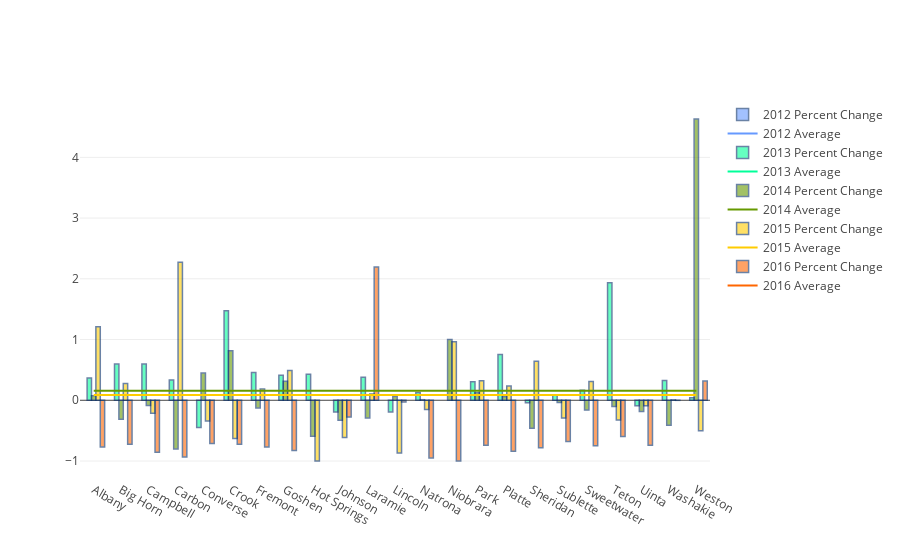

This figure's notebook cell:
### Code cell
display(HTML('<h2>Percent Change of School Discipline Rates Across All Counties {}-{}</h2>'.format(BEGIN_YEAR,END_YEAR)))
display(HTML("""
<p>
The graph below shows the percent change in educational displine rates from the previous year(i.e. 2013 
shows how much the rate has changed from 2012). Each county is represented along the x-axis, with 5 vertical bars for each 
county representing the educational discipline rate of that county for a particular year. If the bar extends below 
the x-axis then the county experienced decrease in educational discipline incidents, and vice-versa for bars extending 
above the x-axis. The horizontal bars on this graph represent the average percentage of change in incidents for 
the entire state, with lines above the x-axis representing an overall increase in incidents across the state for that
particular year. Similiar to the previous graphs the bars and lines are color coded according to year as represented 
by the legend on the right.
</p>
""".format(BEGIN_YEAR,END_YEAR)))

data = generate_pct_change_data_obj(school_county_rates,BEGIN_YEAR,END_YEAR)
pl.offline.iplot(data, filename='county school pct change in rates over 5 years')

### Figure 1 — Plotly figure (JSON) as saved in the notebook; plotly's stock layout.template omitted (floating-point values rounded to 4 significant figures)
{"data": [{"marker": {"color": "#6699ff", "line": {"color": "rgb(8,48,107)", "width": 1.5}}, "name": "2012 Percent Change", "opacity": 0.6, "textposition": "auto", "type": "bar", "uid": "6e0bd504-b57b-11e8-a0aa-18d6c706c04c", "x": ["Albany", "Big Horn", "Campbell", "Carbon", "Converse", "Crook", "Fremont", "Goshen", "Hot Springs", "Johnson", "Laramie", "Lincoln", "Natrona", "Niobrara", "Park", "Platte", "Sheridan", "Sublette", "Sweetwater", "Teton", "Uinta", "Washakie", "Weston"], "y": [null, null, null, null, null, null, null, null, null, null, null, null, null, null, null, null, null, null, null, null, null, null, null]}, {"marker": {"color": "#6699ff", "line": {"color": "rgb(8,48,107)", "width": 1.5}}, "name": "2012 Average", "type": "scatter", "uid": "6e0bd505-b57b-11e8-a0aa-18d6c706c04c", "x": ["Albany", "Big Horn", "Campbell", "Carbon", "Converse", "Crook", "Fremont", "Goshen", "Hot Springs", "Johnson", "Laramie", "Lincoln", "Natrona", "Niobrara", "Park", "Platte", "Sheridan", "Sublette", "Sweetwater", "Teton", "Uinta", "Washakie", "Weston"], "y": [null, null, null, null, null, null, null, null, null, null, null, null, null, null, null, null, null, null, null, null, null, null, null]}, {"marker": {"color": "#00ff99", "line": {"color": "rgb(8,48,107)", "width": 1.5}}, "name": "2013 Percent Change", "opacity": 0.6, "textposition": "auto", "type": "bar", "uid": "6e0bd506-b57b-11e8-a0aa-18d6c706c04c", "x": ["Albany", "Big Horn", "Campbell", "Carbon", "Converse", "Crook", "Fremont", "Goshen", "Hot Springs", "Johnson", "Laramie", "Lincoln", "Natrona", "Niobrara", "Park", "Platte", "Sheridan", "Sublette", "Sweetwater", "Teton", "Uinta", "Washakie", "Weston"], "y": [0.3678, 0.5952, 0.5966, 0.3355, -0.4496, 1.472, 0.4556, 0.4113, 0.4287, -0.1931, 0.3782, -0.1935, 0.1281, null, 0.3043, 0.7527, -0.03956, 0.08601, 0.1656, 1.935, -0.08958, 0.3256, 0.04078]}, {"marker": {"color": "#00ff99", "line": {"color": "rgb(8,48,107)", "width": 1.5}}, "name": "2013 Average", "type": "scatter", "uid": "6e0bd507-b57b-11e8-a0aa-18d6c706c04c", "x": ["Albany", "Big Horn", "Campbell", "Carbon", "Converse", "Crook", "Fremont", "Goshen", "Hot Springs", "Johnson", "Laramie", "Lincoln", "Natrona", "Niobrara", "Park", "Platte", "Sheridan", "Sublette", "Sweetwater", "Teton", "Uinta", "Washakie", "Weston"], "y": [null, null, null, null, null, null, null, null, null, null, null, null, null, null, null, null, null, null, null, null, null, null, null]}, {"marker": {"color": "#669900", "line": {"color": "rgb(8,48,107)", "width": 1.5}}, "name": "2014 Percent Change", "opacity": 0.6, "textposition": "auto", "type": "bar", "uid": "6e0bd508-b57b-11e8-a0aa-18d6c706c04c", "x": ["Albany", "Big Horn", "Campbell", "Carbon", "Converse", "Crook", "Fremont", "Goshen", "Hot Springs", "Johnson", "Laramie", "Lincoln", "Natrona", "Niobrara", "Park", "Platte", "Sheridan", "Sublette", "Sweetwater", "Teton", "Uinta", "Washakie", "Weston"], "y": [0.07449, -0.3119, -0.08595, -0.8011, 0.4485, 0.8144, -0.1259, 0.3147, -0.5913, -0.3284, -0.2901, 0.06243, 0.00962, 1, 0.1247, 0.05773, -0.4595, -0.03659, -0.162, -0.103, -0.1833, -0.4117, 4.631]}, {"marker": {"color": "#669900", "line": {"color": "rgb(8,48,107)", "width": 1.5}}, "name": "2014 Average", "type": "scatter", "uid": "6e0bd509-b57b-11e8-a0aa-18d6c706c04c", "x": ["Albany", "Big Horn", "Campbell", "Carbon", "Converse", "Crook", "Fremont", "Goshen", "Hot Springs", "Johnson", "Laramie", "Lincoln", "Natrona", "Niobrara", "Park", "Platte", "Sheridan", "Sublette", "Sweetwater", "Teton", "Uinta", "Washakie", "Weston"], "y": [0.1586, 0.1586, 0.1586, 0.1586, 0.1586, 0.1586, 0.1586, 0.1586, 0.1586, 0.1586, 0.1586, 0.1586, 0.1586, 0.1586, 0.1586, 0.1586, 0.1586, 0.1586, 0.1586, 0.1586, 0.1586, 0.1586, 0.1586]}, {"marker": {"color": "#ffcc00", "line": {"color": "rgb(8,48,107)", "width": 1.5}}, "name": "2015 Percent Change", "opacity": 0.6, "textposition": "auto", "type": "bar", "uid": "6e0bd50a-b57b-11e8-a0aa-18d6c706c04c", "x": ["Albany", "Big Horn", "Campbell", "Carbon", "Converse", "Crook", "Fremont", "Goshen", "Hot Springs", "Johnson", "Laramie", "Lincoln", "Natrona", "Niobrara", "Park", "Platte", "Sheridan", "Sublette", "Sweetwater", "Teton", "Uinta", "Washakie", "Weston"], "y": [1.209, 0.2778, -0.2125, 2.271, -0.3414, -0.6307, 0.1852, 0.4896, -1, -0.6127, 0.1038, -0.8693, -0.153, 0.9615, 0.3214, 0.2342, 0.641, -0.2932, 0.3102, -0.3262, -0.08886, 0.006974, -0.5009]}, {"marker": {"color": "#ffcc00", "line": {"color": "rgb(8,48,107)", "width": 1.5}}, "name": "2015 Average", "type": "scatter", "uid": "6e0bd50b-b57b-11e8-a0aa-18d6c706c04c", "x": ["Albany", "Big Horn", "Campbell", "Carbon", "Converse", "Crook", "Fremont", "Goshen", "Hot Springs", "Johnson", "Laramie", "Lincoln", "Natrona", "Niobrara", "Park", "Platte", "Sheridan", "Sublette", "Sweetwater", "Teton", "Uinta", "Washakie", "Weston"], "y": [0.08621, 0.08621, 0.08621, 0.08621, 0.08621, 0.08621, 0.08621, 0.08621, 0.08621, 0.08621, 0.08621, 0.08621, 0.08621, 0.08621, 0.08621, 0.08621, 0.08621, 0.08621, 0.08621, 0.08621, 0.08621, 0.08621, 0.08621]}, {"marker": {"color": "#ff6600", "line": {"color": "rgb(8,48,107)", "width": 1.5}}, "name": "2016 Percent Change", "opacity": 0.6, "textposition": "auto", "type": "bar", "uid": "6e0bd50c-b57b-11e8-a0aa-18d6c706c04c", "x": ["Albany", "Big Horn", "Campbell", "Carbon", "Converse", "Crook", "Fremont", "Goshen", "Hot Springs", "Johnson", "Laramie", "Lincoln", "Natrona", "Niobrara", "Park", "Platte", "Sheridan", "Sublette", "Sweetwater", "Teton", "Uinta", "Washakie", "Weston"], "y": [-0.7684, -0.7257, -0.8576, -0.9326, -0.713, -0.7259, -0.7691, -0.8283, null, -0.277, 2.196, -0.02955, -0.9493, -1, -0.7388, -0.84, -0.7825, -0.6786, -0.7507, -0.5965, -0.7393, -0.001177, 0.3162]}, {"marker": {"color": "#ff6600", "line": {"color": "rgb(8,48,107)", "width": 1.5}}, "name": "2016 Average", "type": "scatter", "uid": "6e0bd50d-b57b-11e8-a0aa-18d6c706c04c", "x": ["Albany", "Big Horn", "Campbell", "Carbon", "Converse", "Crook", "Fremont", "Goshen", "Hot Springs", "Johnson", "Laramie", "Lincoln", "Natrona", "Niobrara", "Park", "Platte", "Sheridan", "Sublette", "Sweetwater", "Teton", "Uinta", "Washakie", "Weston"], "y": [null, null, null, null, null, null, null, null, null, null, null, null, null, null, null, null, null, null, null, null, null, null, null]}], "layout": {}}
